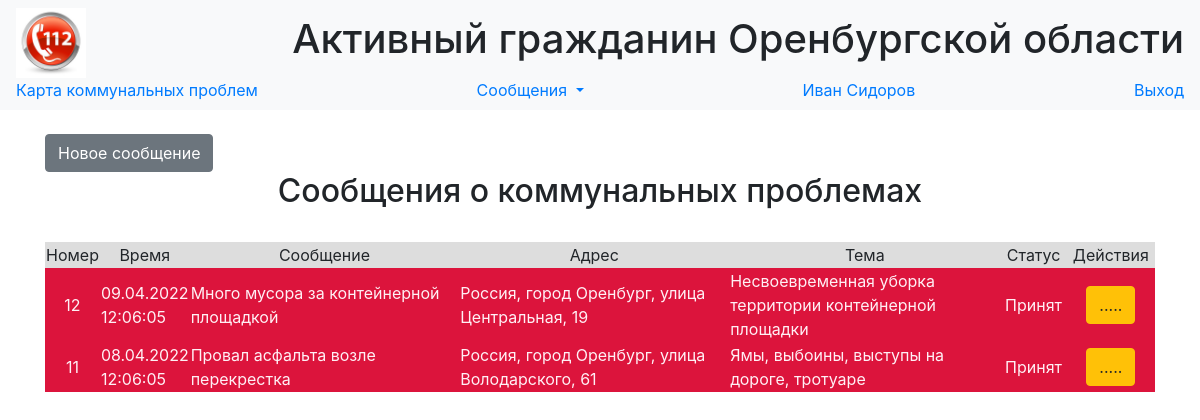
The page /calls (signed in) on the database its author committed.
### data/users.py (models this page shows, shortened)
class User(SqlAlchemyBase, UserMixin,SerializerMixin):
    __tablename__ = 'users'
    id = sqlalchemy.Column(sqlalchemy.Integer,
                           primary_key=True, autoincrement=True)
    surname = sqlalchemy.Column(sqlalchemy.String, nullable=True)
    name = sqlalchemy.Column(sqlalchemy.String, nullable=True)
    position = sqlalchemy.Column(sqlalchemy.String, nullable=True)
    locality = sqlalchemy.Column(sqlalchemy.String, nullable=True)
    email = sqlalchemy.Column(sqlalchemy.String,
                              index=True, unique=True, nullable=True)
    hashed_password = sqlalchemy.Column(sqlalchemy.String, nullable=True)
    modified_date = sqlalchemy.Column(sqlalchemy.DateTime,
                                      default=datetime.datetime.now)

### data/calls.py (models this page shows, shortened)
class Call(SqlAlchemyBase, SerializerMixin):
    __tablename__ = 'calls'
    id = sqlalchemy.Column(sqlalchemy.Integer,
                           primary_key=True, autoincrement=True)
    message = sqlalchemy.Column(sqlalchemy.String, nullable=True)
    address = sqlalchemy.Column(sqlalchemy.String, nullable=True)
    point = sqlalchemy.Column(sqlalchemy.String, nullable=True)
    service = sqlalchemy.Column(sqlalchemy.String, nullable=True)
    status = sqlalchemy.Column(sqlalchemy.String, nullable=True)
    call_time = sqlalchemy.Column(sqlalchemy.DateTime,
                                  default=datetime.datetime.utcnow())
    finish_time = sqlalchemy.Column(sqlalchemy.DateTime,
                                    nullable=True)
    answer = sqlalchemy.Column(sqlalchemy.String, nullable=True)

### main.py (the view)
@app.route('/calls')
@login_required
def calls():
    db_sess = db_session.create_session()
    calls = db_sess.query(Call).order_by(desc(Call.call_time)).all()
    db_sess.commit()
    return render_template('calls.html', calls=calls, time_now=datetime.datetime.today())

### data/db_session.py (called while the page is built)
def create_session() -> Session:
    global __factory
    return __factory()

### main.py (called while the page is built)
@login_manager.user_loader
def load_user(user_id):
    db_sess = db_session.create_session()
    return db_sess.query(User).get(user_id)

### templates/calls.html (shortened to what this page needs)
{% extends "base.html" %}
{% block content %}
{% set STATUSES  = {"received": "Принят", "serviced": "Выполняется", "finished":  "Завершен"} %}
<br>
{% if current_user.is_authenticated %}
    <a href="/add_call" class="btn btn-secondary">Новое сообщение</a>
{% endif %}
<br>
<h2 align="center">Сообщения о коммунальных проблемах</h2>
<br>
<div class="table_container">
    <table class="my_table">
        <tr class="my_row">
            <td class="title" width="2%" bgcolor="#dddddd" align="center">Номер</td>
            <td class="title" width="5%" bgcolor="#dddddd" align="center">Время</td>
            <td class="title" width="25%" bgcolor="#dddddd" align="center">Сообщение</td>
            <td class="title" width="25%" bgcolor="#dddddd" align="center">Адрес</td>
            <td class="title" width="25%" bgcolor="#dddddd" align="center">Тема</td>
            <td class="title" width="6%" bgcolor="#dddddd" align="center">Статус</td>
            <td class="title" width="8%" bgcolor="#dddddd" align="center">Действия</td>
        </tr>
        {% for call in calls %}
            {% if (time_now - call.call_time).days >= 2 and call.status != "finished" %}
                {%  set color = "#dc143c" %}
                {% set text_color = "#FFF0F5" %}
            {% else %}
                {% set color = "#d0daed"  %}
                {% set text_color = "ffffff" %}
            {% endif %}
        <tr class="my_row">
            <td class="ordinary" bgcolor ={{color}} align="center" style="color:{{text_color}}">{{ call.id }}</td>
            <td class="ordinary" bgcolor ={{color}} style="color:{{text_color}}">{{ moment(call.call_time).format("DD.MM.YYYY HH:mm:ss") }}</td>
            <td class="ordinary" bgcolor ={{color}} style="color:{{text_color}}">{{ call.message }}</td>
            <td class="ordinary" bgcolor ={{color}} style="color:{{text_color}}">
                <span class="ymaps-geolink">
                        {{ call.address }}
                </span>
            </td>
            <td class="ordinary" bgcolor ={{color}} style="color:{{text_color}}">
                {{ call.service }}
            </td>
            <td class="ordinary" bgcolor ={{color}} align="center" style="color:{{text_color}}">{{ STATUSES[call.status] }}</td>
            <td class="ordinary" bgcolor ={{color}} align="center" style="color:{{text_color}}">
                {% if current_user.is_authenticated %}
                <div>       <a href="/calls/{{ call.id }}" class="btn btn-warning">.....</a>
                </div>
                {% endif %}
            </td>
        </tr>
        {% endfor %}
    </table>
</div>
{% endblock %}

### templates/base.html (shortened to what this page needs)
<!DOCTYPE html>
<html lang="en">
<head>
    <link rel="stylesheet" href="../static/css/bootstrap.min.css">
    <link rel="stylesheet" type="text/css" href="../static/css/style.css" />
</head>
  <body>
    <header>
      <nav class="navbar navbar-light bg-light">
          <img src="/static/112.jpeg" height = "70px">
          <h1>Активный гражданин Оренбургской области </h1>
          <a class="nav-brand" href="/map">Карта коммунальных проблем</a>
          {% if current_user.is_authenticated %}
          <div class="nav-item dropdown">
          <a class="nav-brand dropdown-toggle" href="#" id="navbarDropdownMenuLink" role="button"
             data-toggle="dropdown" aria-haspopup="true" aria-expanded="false"> Сообщения </a>
          </div>
          <a class="navbar-link" href="/users/{{current_user.id}}">{{current_user.name}} {{current_user.surname}}</a>
          <a class="navbar-link" href="/logout">Выход</a>
          {% else %}
            <p>
                <a class="btn btn-success" href="/login">Войти</a>
                <a class="btn btn-primary " href="/register">Зарегистрироваться</a>
            </p>
          {% endif %}
      </nav>
    </header>
    <main role="main" class="container">
        {% block content %}
        {% endblock %}
    </main>
  </body>
</html>

### rows shown on the page
User: name "Иван", surname "Сидоров"
Call: id "12", call_time "09.04.2022 12:06:05", message "Много мусора за контейнерной площадкой", address "Россия, город Оренбург, улица Центральная, 19", service "Несвоевременная уборка территории контейнерной площадки", status "Принят"
Call: id "11", call_time "08.04.2022 12:06:05", message "Провал асфальта возле перекрестка", address "Россия, город Оренбург, улица Володарского, 61", service "Ямы, выбоины, выступы на дороге, тротуаре", status "Принят"
